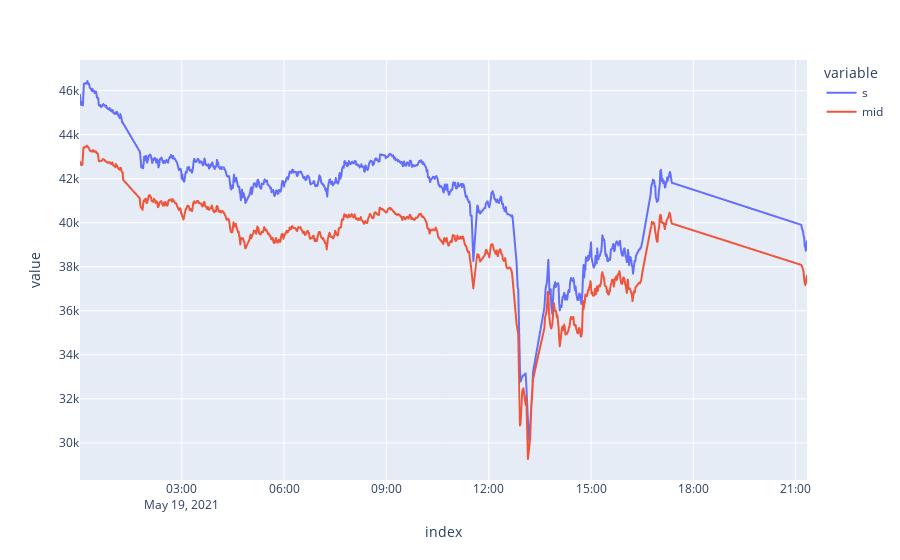

Notebook code for this chart:
### Code cell
fig2 = px.line(df2plot_new.query('type=="ask"'), x="index", y=['s','mid'])
fig2.show()

### Figure 1 — Plotly figure (JSON) as saved in the notebook; plotly's stock layout.template omitted (floating-point values rounded to 4 significant figures; data arrays with more than 128 entries replaced by an {"elided": "..."} marker saying what was removed)
{"data": [{"hovertemplate": "variable=s<br>index=%{x}<br>value=%{y}<extra></extra>", "legendgroup": "s", "line": {"color": "#636efa", "dash": "solid"}, "marker": {"symbol": "circle"}, "mode": "lines", "name": "s", "showlegend": true, "type": "scattergl", "x": {"elided": "932 str values"}, "xaxis": "x", "y": {"elided": "932 float values"}, "yaxis": "y"}, {"hovertemplate": "variable=mid<br>index=%{x}<br>value=%{y}<extra></extra>", "legendgroup": "mid", "line": {"color": "#EF553B", "dash": "solid"}, "marker": {"symbol": "circle"}, "mode": "lines", "name": "mid", "showlegend": true, "type": "scattergl", "x": {"elided": "932 str values"}, "xaxis": "x", "y": {"elided": "932 float values"}, "yaxis": "y"}], "layout": {"autosize": true, "legend": {"title": {"text": "variable"}, "tracegroupgap": 0}, "margin": {"t": 60}, "xaxis": {"anchor": "y", "autorange": true, "domain": [0, 1], "range": ["2021-05-19 00:01", "2021-05-19 21:20"], "title": {"text": "index"}, "type": "date"}, "yaxis": {"anchor": "x", "autorange": true, "domain": [0, 1], "range": [28310.0, 47390.0], "title": {"text": "value"}, "type": "linear"}}}
